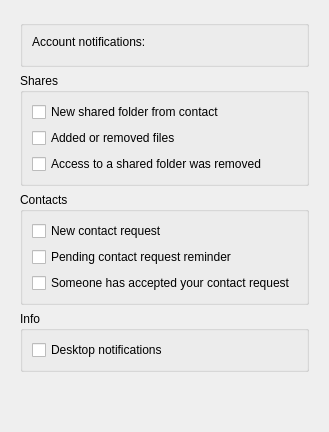
<?xml version="1.0" encoding="UTF-8"?>
<ui version="4.0">
 <class>NotificationsSettings</class>
 <widget class="QWidget" name="NotificationsSettings">
  <property name="geometry">
   <rect>
    <x>0</x>
    <y>0</y>
    <width>264</width>
    <height>432</height>
   </rect>
  </property>
  <property name="windowTitle">
   <string notr="true"/>
  </property>
  <layout class="QVBoxLayout" name="verticalLayout">
   <property name="leftMargin">
    <number>20</number>
   </property>
   <property name="topMargin">
    <number>20</number>
   </property>
   <property name="rightMargin">
    <number>20</number>
   </property>
   <property name="bottomMargin">
    <number>0</number>
   </property>
   <item>
    <widget class="QGroupBox" name="GeneralGroupBox">
     <property name="title">
      <string/>
     </property>
     <layout class="QVBoxLayout" name="GeneralSwitchLayout">
      <item>
       <widget class="QLabel" name="GeneralSwithState">
        <property name="text">
         <string>Account notifications:</string>
        </property>
       </widget>
      </item>
      <item>
       <widget class="SwitchButton" name="GeneralSwitch" native="true">
        <property name="NotificationType" stdset="0">
         <UInt>0</UInt>
        </property>
       </widget>
      </item>
     </layout>
    </widget>
   </item>
   <item>
    <widget class="QWidget" name="NotificationSettingCheckboxes" native="true">
     <layout class="QVBoxLayout" name="verticalLayout_6">
      <property name="leftMargin">
       <number>0</number>
      </property>
      <property name="topMargin">
       <number>0</number>
      </property>
      <property name="rightMargin">
       <number>0</number>
      </property>
      <property name="bottomMargin">
       <number>0</number>
      </property>
      <item>
       <widget class="QGroupBox" name="SharesGroupBox">
        <property name="title">
         <string>Shares</string>
        </property>
        <layout class="QVBoxLayout" name="verticalLayout_2">
         <item>
          <widget class="QCheckBox" name="NewSharedCheck">
           <property name="text">
            <string>New shared folder from contact</string>
           </property>
           <property name="NotificationType" stdset="0">
            <UInt>1</UInt>
           </property>
          </widget>
         </item>
         <item>
          <widget class="QCheckBox" name="AddOrRemovedFilesCheck">
           <property name="text">
            <string>Added or removed files</string>
           </property>
           <property name="NotificationType" stdset="0">
            <UInt>2</UInt>
           </property>
          </widget>
         </item>
         <item>
          <widget class="QCheckBox" name="RemovedAccessCheck">
           <property name="text">
            <string>Access to a shared folder was removed</string>
           </property>
           <property name="NotificationType" stdset="0">
            <UInt>3</UInt>
           </property>
          </widget>
         </item>
        </layout>
       </widget>
      </item>
      <item>
       <widget class="QGroupBox" name="ContactsGroupBox">
        <property name="title">
         <string>Contacts</string>
        </property>
        <layout class="QVBoxLayout" name="verticalLayout_4">
         <item>
          <widget class="QCheckBox" name="NewContactCheck">
           <property name="text">
            <string>New contact request</string>
           </property>
           <property name="NotificationType" stdset="0">
            <UInt>4</UInt>
           </property>
          </widget>
         </item>
         <item>
          <widget class="QCheckBox" name="ContactReminderCheck">
           <property name="text">
            <string>Pending contact request reminder</string>
           </property>
           <property name="NotificationType" stdset="0">
            <UInt>5</UInt>
           </property>
          </widget>
         </item>
         <item>
          <widget class="QCheckBox" name="ContactAcceptedCheck">
           <property name="text">
            <string>Someone has accepted your contact request</string>
           </property>
           <property name="NotificationType" stdset="0">
            <UInt>6</UInt>
           </property>
          </widget>
         </item>
        </layout>
       </widget>
      </item>
      <item>
       <widget class="QGroupBox" name="InfoGroupBox">
        <property name="title">
         <string>Info</string>
        </property>
        <layout class="QVBoxLayout" name="verticalLayout_5">
         <item>
          <widget class="QCheckBox" name="DesktopCheck">
           <property name="text">
            <string>Desktop notifications</string>
           </property>
           <property name="NotificationType" stdset="0">
            <UInt>7</UInt>
           </property>
          </widget>
         </item>
        </layout>
       </widget>
      </item>
     </layout>
    </widget>
   </item>
   <item>
    <spacer name="verticalSpacer_2">
     <property name="orientation">
      <enum>Qt::Vertical</enum>
     </property>
     <property name="sizeHint" stdset="0">
      <size>
       <width>20</width>
       <height>40</height>
      </size>
     </property>
    </spacer>
   </item>
  </layout>
 </widget>
 <customwidgets>
  <customwidget>
   <class>SwitchButton</class>
   <extends>QWidget</extends>
   <header location="global">SwitchButton.h</header>
   <container>1</container>
  </customwidget>
 </customwidgets>
 <resources/>
 <connections/>
</ui>
